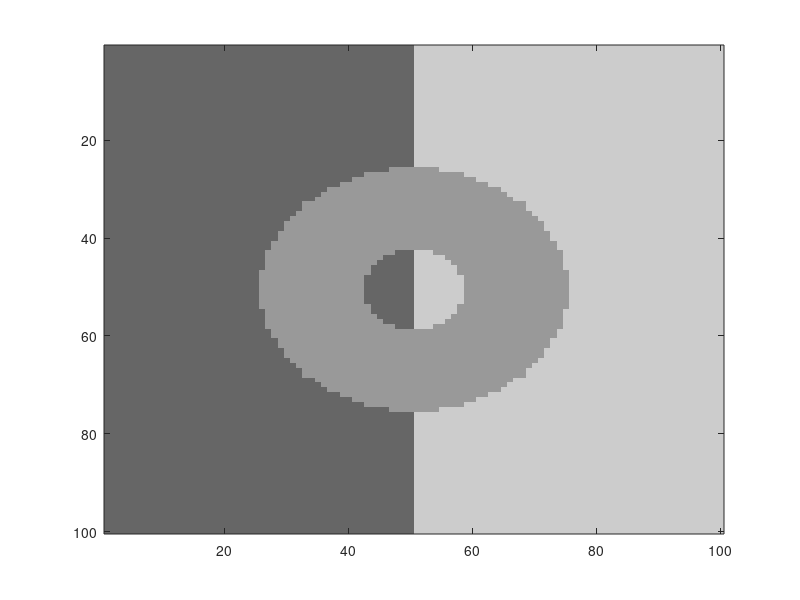
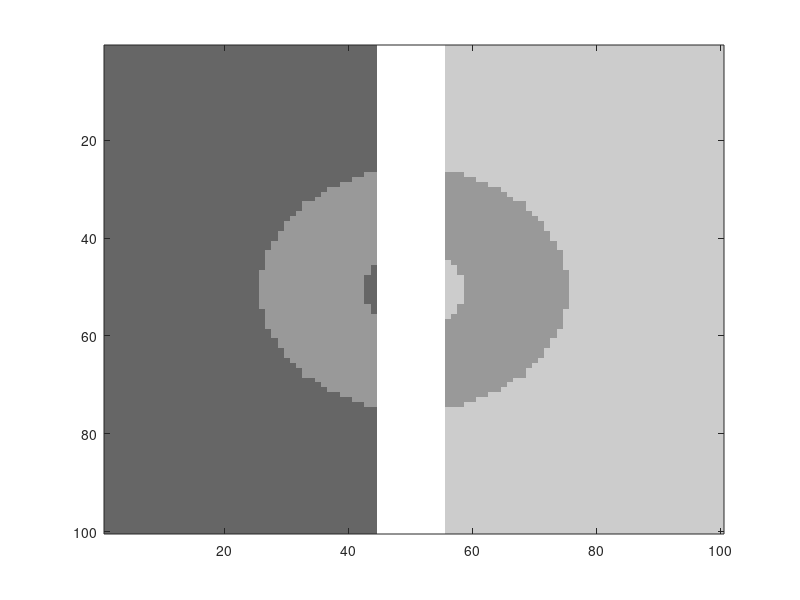
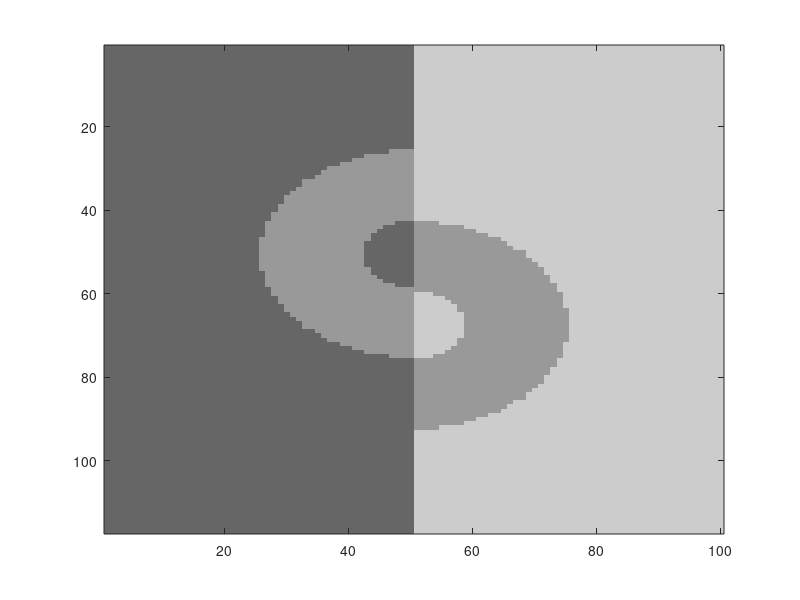
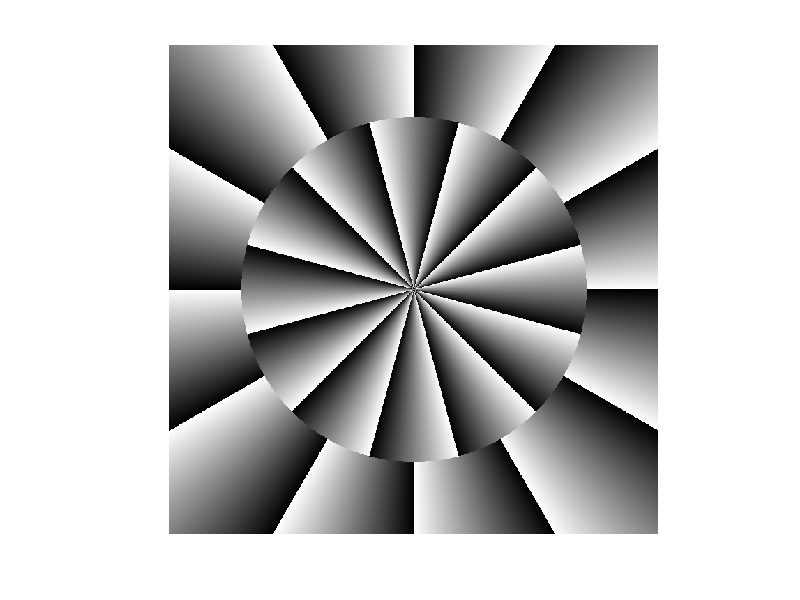

These charts were generated, in order, by the following MATLAB code:
%% Matlab Homework Ch 6
% Kelly Jahn 
% Due 2/15/2018

%% Q6.1 Koffka Ring
darkgray = [.4 .4 .4];
midgray = [.6 .6 .6];
lightgray = [.8 .8 .8];
white = [1 1 1];
cmap1 = [darkgray; midgray; lightgray]

x=ones(100);
x(:,51:100) = 3;

ringWidth = 1/3;
imgSize = 100;
[X,Y] = meshgrid(linspace(-1,1,imgSize));
R = sqrt(X.^2+Y.^2);

Rinner = zeros(size(R));
Rinner(find(R<ringWidth/2))=2;
Router = zeros(size(R));
Router(find(R<1.5*ringWidth))=2;

Ring = Router-Rinner;
find(Ring==2)
x(find(Ring==2)) = 2;

figure(1);
imagesc(x); colormap(cmap1);

%second image
cmap2 = [darkgray; midgray; lightgray; white]

ringWidth = 1/3;
imgSize = 100;
[X,Y] = meshgrid(linspace(-1,1,imgSize));
R = sqrt(X.^2+Y.^2);

Rinner = zeros(size(R));
Rinner(find(R<ringWidth/2))=2;

Router = zeros(size(R));
Router(find(R<1.5*ringWidth))=2;

Ring = Router-Rinner;
find(Ring==2)
x(find(Ring==2)) = 2;

x(:,45:55) = 4;

figure(2);
imagesc(x); colormap(cmap2);

%third image
x=ones(100);
x(:,51:100) = 3;

ringWidth = 1/3;
imgSize = 100;
[X,Y] = meshgrid(linspace(-1,1,imgSize));
R = sqrt(X.^2+Y.^2);

Rinner = zeros(size(R));
Rinner(find(R<ringWidth/2))=2;
Router = zeros(size(R));
Router(find(R<1.5*ringWidth))=2;

Ring = Router-Rinner;
find(Ring==2)
x(find(Ring==2)) = 2;

bigMatLeft=x(:,1:size(x,2)/2);
bigMatRight=x(:,size(x,2)/2+1:end);

addFac=round(imgSize*ringWidth/2);
bigbigMat=ones(imgSize,imgSize+addFac);
bigbigMat(:,1:size(bigMatLeft,2))=bigMatLeft;
bigbigMat(:,size(bigMatLeft, 2)+addFac+1:end)=bigMatRight;

figure(3);
imagesc(bigbigMat)
colormap(cmap1)

finalMat=ones(imgSize+addFac, imgSize);
finalMat(1:size(bigMatLeft, 1), 1:size(bigMatLeft,2))=bigMatLeft;
finalMat(addFac+1:addFac+size(bigMatLeft, 1), ...
   size(bigMatLeft,2)+1:end)=bigMatRight;
finalMat(1:25,51:end) = 3;
imagesc(finalMat)



%% Q6.2 Funkystim
n=701;
nseg = 6; %number of segments
radius = .7; %radius of the aperture

[X,Y] = meshgrid(linspace(-1,1,n));

%create segment pattern

T1=atan2(Y,X) * 180/pi;
T1=mod(T1, 30);
T2=mod(-T1+15,30);

%create aperture
R = X.^2+Y.^2;
R=R<.5;
T1(R)=T2(R);
figure(4);
imagesc(T1); colormap(gray(256));
axis square
axis off

R = X.^2+Y.^2;
R=R<.5;
T2(R)=T1(R);
figure(5);
imagesc(T2); colormap(gray(256));
axis square
axis off
